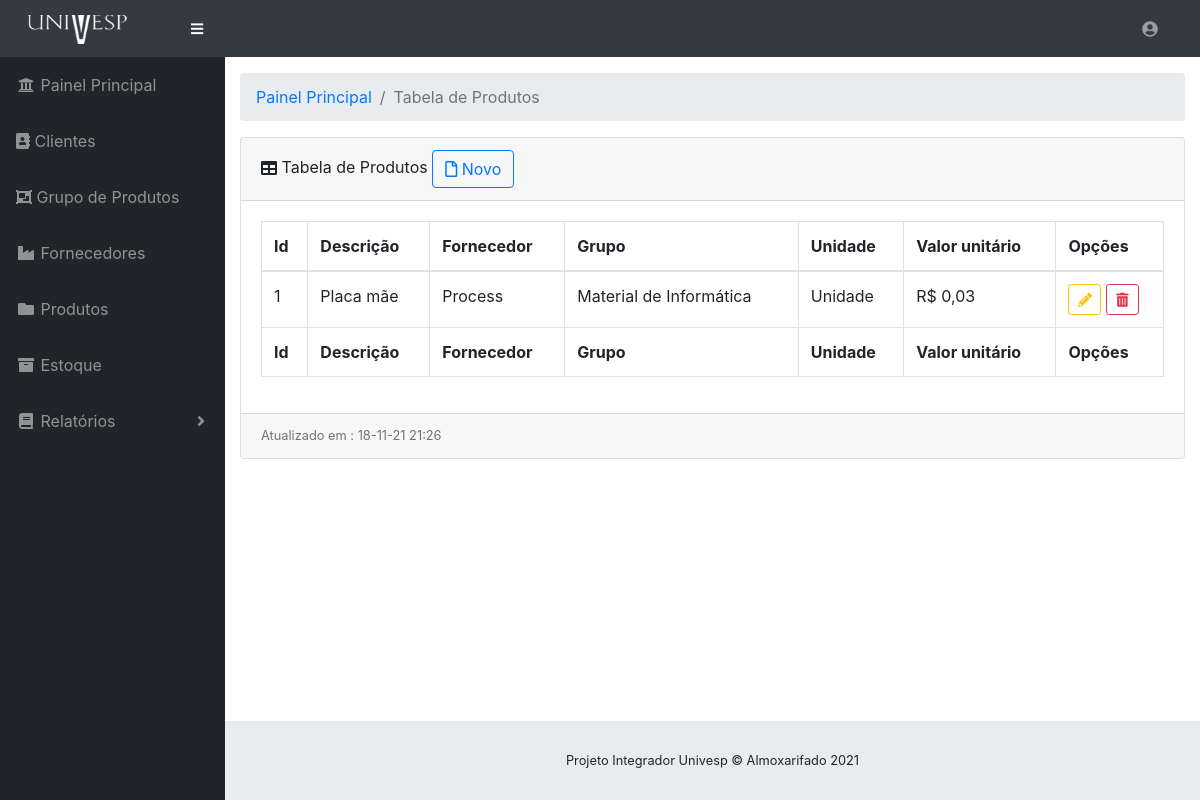
The app's page /view/lista_produtos.php (signed in) with its own data.
### tables this page shows
CREATE TABLE IF NOT EXISTS `produtos` (
  `codigo` int(11) NOT NULL AUTO_INCREMENT,
  `descricao` varchar(100) DEFAULT NULL,
  `quantidade` varchar(60) DEFAULT NULL,
  `unidade` varchar(60) DEFAULT NULL,
  `fornecedor` int(11) NOT NULL,
  `grupo` int(11) NOT NULL,
  `data_cadastro` datetime DEFAULT CURRENT_TIMESTAMP,
  `data_alteracao` datetime DEFAULT NULL,
  `responsavel` varchar(80) DEFAULT NULL,
  `valor_unidade` decimal(10,2) DEFAULT NULL,
  PRIMARY KEY (`codigo`),
  KEY `fornecedor_id_fk_prod` (`fornecedor`) USING BTREE,
  KEY `grupo_id_fk_prod` (`grupo`) USING BTREE
);

CREATE TABLE IF NOT EXISTS `fornecedores` (
  `id` int(11) NOT NULL AUTO_INCREMENT,
  `nome` varchar(100) DEFAULT NULL,
  `cnpj` varchar(50) DEFAULT NULL,
  `uf` varchar(3) DEFAULT NULL,
  `tipo_estabelecimento` varchar(50) DEFAULT NULL,
  PRIMARY KEY (`id`)
);

CREATE TABLE IF NOT EXISTS `grupos` (
  `id` int(11) NOT NULL AUTO_INCREMENT,
  `nome` varchar(255) DEFAULT NULL,
  PRIMARY KEY (`id`)
);

### view/lista_produtos.php (the view, shortened to what this page needs)
<?php
require "../dao/conexao.php";
$sql_lista = "SELECT p.codigo,p.descricao,p.unidade,p.data_cadastro,p.quantidade,p.fornecedor,p.grupo,p.valor_unidade,
f.nome AS f_nome,f.id,g.nome AS g_nome,g.id
FROM produtos AS p
INNER JOIN fornecedores as f ON p.fornecedor=f.id
INNER JOIN grupos as g ON p.grupo=g.id";
$result_lista = mysqli_query($conexao, $sql_lista);
?>
<!DOCTYPE html>
<html lang="pt-BR">
<head>
  <link href="../vendor/fontawesome-free/css/all.min.css" rel="stylesheet" type="text/css">
  <link href="../vendor/datatables/dataTables.bootstrap4.css" rel="stylesheet">
  <link href="../css/sb-admin.css" rel="stylesheet">
</head>
<body id="page-top">
  <?php
  include_once "nav.php";
  ?>
  <div id="wrapper">
    <?php
    include_once "menu.php";
    ?>
    <div id="content-wrapper">
      <div class="container-fluid">
        <ol class="breadcrumb">
          <li class="breadcrumb-item">
            <a href="painel.php">Painel Principal</a>
          </li>
          <li class="breadcrumb-item active">Tabela de Produtos</li>
        </ol>
        <div class="card mb-3">
          <div class="card-header">
            <i class="fas fa-table"></i>
            Tabela de Produtos
            <button style="" type="button" data-toggle="modal" data-target="#modal_cadastrar_produto" class="btn btn-outline-primary"> <i class="far fa-file" aria-hidden="true"></i> Novo</button></div>
          <div class="card-body">
            <div class="table-responsive">
              <table class="table table-bordered" id="dataTable" width="100%" cellspacing="0">
                <thead>
                  <tr>
                    <th>Id</th>
                    <th>Descrição</th>
                    <th>Fornecedor</th>
					<th>Grupo</th>
                    <th>Unidade</th>
                    <th>Valor unitário</th>
                    <th>Opções</th>
                  </tr>
                </thead>
                <tfoot>
                  <tr>
                    <th>Id</th>
                    <th>Descrição</th>
                    <th>Fornecedor</th>
					<th>Grupo</th>
                    <th>Unidade</th>
                    <th>Valor unitário</th>
                    <th>Opções</th>
                  </tr>
                </tfoot>
                <tbody>
                  <?php while ($dados_lista = mysqli_fetch_array($result_lista)) {
                    $valor_unidade_formatado = number_format($dados_lista['valor_unidade'], 2, ',', '.');
                    echo "<tr>";
                    echo "<td> " . $dados_lista['codigo'] . "</td>";
                    echo "<td> " . $dados_lista['descricao'] . "</td>";
                    echo "<td> " . $dados_lista['f_nome'] . "</td>";
					echo "<td> " . $dados_lista['g_nome'] . "</td>";
                    echo "<td> " . $dados_lista['unidade'] . "</td>";
                    echo "<td> " . "R$ " . $valor_unidade_formatado . "</td>";
                    echo "<td> " . "<a href='select_alterar_produto.php?id=".$dados_lista['codigo']."' type='button' class='btn btn-outline-warning btn-sm 'data-toggle='tooltip' data-placement='top' title='Alterar' style='width:40%;'><i class='fas fa-pencil-alt' aria-hidden='true'></i></a>"." "."<a href='#' data-href='confirmar_exclusao_produto.php?id=".$dados_lista['codigo']."' type='button' class='btn btn-outline-danger btn-sm' data-toggle='modal' data-target='#confirm-delete' data-placement='top' title='Excluir' style='width:40%;'><i class='fas fa-trash-alt' aria-hidden='true'></i></a>"."</td>";
                    echo "</tr>";
                  }
                  ?>
                </tbody>
              </table>
            </div>
          </div>
          <div class="card-footer small text-muted"> Atualizado em :
            <?php date_default_timezone_set('America/Sao_Paulo');
            $date = date('d-m-y H:i');
            echo $date; ?>
          </div>
        </div>
      </div>
    </div>
    <footer class="sticky-footer">
      <div class="container my-auto">
        <div class="copyright text-center my-auto">
        <span>Projeto Integrador Univesp © Almoxarifado 2021</span>
        </div>
      </div>
    </footer>
  </div>
</body>
</html>

### records on screen
produtos: codigo "1", descricao "Placa mãe", fornecedor.nome "Process", grupo.nome "Material de Informática", unidade "Unidade", valor_unidade "0,03"
